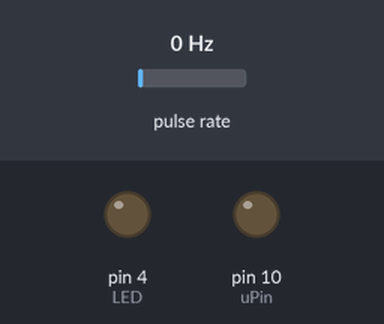
The sketch below on a simulated Arduino Uno, built with avr-gcc and run on an emulated ATmega328P. On the bench: output pins drawn as LEDs (lit = HIGH). Wiring (inferred from the names in the program): pulse sensor: data pin 2. Dashed ring = blinking. The inputs (shaded band) are chosen by the test bench; at power-on: pulse rate 0 Hz.

Above: at 1.2 s.
1.3 s: pulse rate (sensor on pin 2) set to 4 Hz
At 1.48 s:
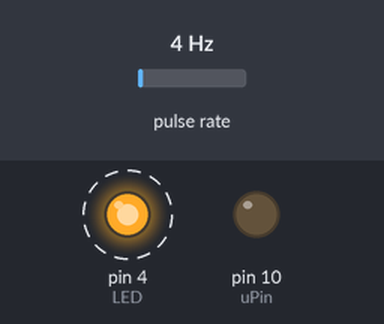
4.3 s: pulse rate (sensor on pin 2) set to 50 Hz
At 5.3 s:
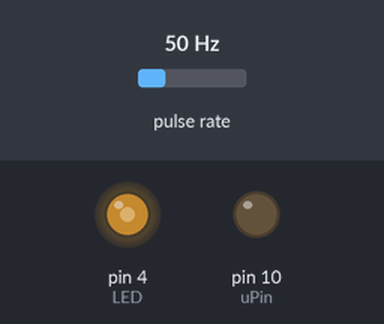
6.3 s: pulse rate (sensor on pin 2) set to 2 Hz
At 6.67 s:
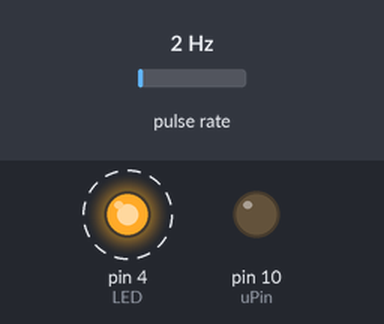
Timing chart, 0 to 13.3 s (numbered marks = the images above; inputs shaded):
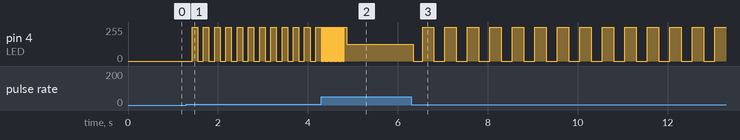

The sketch:

Controlador_de_velocidad_de_motor.ino
```cpp
#include "Controladores.h"

// Constantes del programa ******************************
float const SpeedConversionEncoder = 45;    // Factor de convercion de frecuencia a RPS para el encoder
int const uPin = 10;                        // Pin de salida del motor
int const LED = 4;                          // Pin del LED
int const EncoderPin = 2;                   // Pin de entrada para el encoder

// Constantes de control P discreto
const float P_Kp = 70;
const unsigned long P_T = 300; //Tiempo de ejecución, Tiempo de muestreo*** Milisegundos
const float TP = P_T / 1000;

// Constantes de PI discreto **********
const float PI_Kp = 30;
const float PI_Ki = 50;
const unsigned long PI_T = 300; //Tiempo de ejecución, Tiempo de muestreo*** Milisegundos
const float TPI = PI_T / 1000;

// Constantes de PID discreto **********
const float PID_Kp = 30;
const float PID_Ki = 50;
const float PID_Kd = 0.01;
const unsigned long PID_T = 300; //Tiempo de ejecución, Tiempo de muestreo*** Milisegundos
const float TPID = PID_T / 1000;

// Variables de uso general ****************
volatile int Count = 0;
float SpeedEncoder;
float SetPoint = 0;
byte BufferSerialData[4];
unsigned char *SpeedEncoderData = (unsigned char *)&SpeedEncoder;
int Control = 0;

// Variables de control de ejecución
unsigned long CurrentTime = 0;
unsigned long Read_EncoderTime = 0;
unsigned long Control_Time = 0;
unsigned long SerialConsole = 0;
unsigned long Control_Time_Set = 0;

// Crea controladores Proporcional, Proporcional Integral y PID ******************
Controladores ControlProporcional, ControlPI, ControlPID;

// Funcion de union para la conversión de array de 4 bytes a float32
union u_tag {
  byte b[4];
  float fval;
} u;

void setup() {
  // put your setup code here, to run once:
  Serial.begin(115200);
  // Configuración de entradas y salidas
  pinMode(uPin, OUTPUT);
  pinMode(LED, OUTPUT);
  pinMode(EncoderPin, INPUT);
  digitalWrite(uPin, LOW);
  digitalWrite(LED, LOW);

  noInterrupts(); // disable all interrupts

  // Initialize Timer2
  // fast PWM mode with top=0xff
  // OC2B output, non inverted PWM
  // Freq_PWM = Fosc / (prescale * TOP)
  // Freq_PWM = 16Mhz / (1*256) = 62.5 KHz

  TCCR2A = B10000011; //COM1A1:COM1A0 = b00 | COM1B1:COM1B0 = b10 (PWM clear on Match, "Normal mode") | WGM21:WGM20 = b11
  TCCR2B = B00000010; //FOC2A,FOC2B unused on this mode; WGM22 = b0 ; CS12:CS11:CS10 = b001 (Prescaler = 1);
  // WGM22:WGM21:WGM20 = b011 (Fast PWM 8bit mode, TOP = 0xff)

  // ClearTimer, Clear match register
  TCNT2 = 0x00;
  OCR2A = 0x00;

  // Establece las constantes de los controladores para el control del motor
  ControlProporcional.Constants(P_Kp, 0, 0, TP);
  ControlPI.Constants(PI_Kp, PI_Ki, 0, TPI);
  ControlPID.Constants(PID_Kp, PID_Ki, PID_Kd, TPID);
  Control_Time_Set = PI_T;
  attachInterrupt(digitalPinToInterrupt(EncoderPin), Encoder, CHANGE);
  interrupts(); // enable all interrupts
}

void SetSetPoint()
{
  while (Serial.available() < 4) {
    continue;
  }
  for (int i = 3; i >= 0; i--)
  {
    BufferSerialData[i] = (byte)Serial.read();
  }
  u.b[3] = BufferSerialData[3];
  u.b[2] = BufferSerialData[2];
  u.b[1] = BufferSerialData[1];
  u.b[0] = BufferSerialData[0];
  SetPoint = u.fval;
  Serial.write('S');
}
void ReadData()
{
  for (int i = 3; i >= 0; i--)
    Serial.write(SpeedEncoderData[i]);
}

void Motor(int Control)
{
  OCR2A = (byte)(Control);
}
void SerialHandler()
{
  char data;
  if (Serial.available() > 0)
  {
    data = Serial.read();
    switch (data)
    {
      case 'S':
        SetSetPoint();
        break;
      case 'R':
        ReadData();
        break;
      case 'P':
        Control_Time_Set =  P_T;
        Control = 1;
        break;
      case 'I':
        Control_Time_Set =  PI_T;
        Control = 0;
        break;
      case 'D':
        Control_Time_Set =  PID_T;
        Control = 2;
        break;
    }
  }
}

void Encoder()
{
  Count ++;
  digitalWrite(LED, digitalRead(2));
}
void Read_Encoder()
{
  SpeedEncoder = (float)(Count / SpeedConversionEncoder);
  Count = 0;
}
void loop() {
  // put your main code here, to run repeatedly:
  CurrentTime = millis();

  // Envio y recepción de datos a consola serial *************************
  if ((CurrentTime - SerialConsole) >= 20)
  {
    SerialHandler();
    SerialConsole = CurrentTime;
  }
  // Lectura del encoder ******************
  if ((CurrentTime - Read_EncoderTime) >= 300)
  {
    Read_Encoder();
    Read_EncoderTime = CurrentTime;
  }

  // Control de motor ******************
  if ((CurrentTime - Control_Time) >= Control_Time_Set)
  {
    if (Control == 0)
    {
      Motor(ControlPI.Get_PI(SetPoint, SpeedEncoder));
    } else if (Control == 1)
    {
      Motor(ControlProporcional.Get_P(SetPoint, SpeedEncoder));
    } else if (Control == 2)
    {
      Motor(ControlPID.Get_P(SetPoint, SpeedEncoder));
    }
    Control_Time = CurrentTime;
  }
}
```

Controladores.cpp
```cpp
#include <Arduino.h>
#include "Controladores.h"

// Metodos privados
int Controladores::Limites_fisicos(float Control)
{
  if (Control > L_max)
  {
    return L_max;
  }
  else if (Control < L_min)
  {
    return L_min;
  }
  else
  {
    return (int)(Control);
  }
}
float Controladores::AjusteSobreAcumulacionIntegral(float I)
{
  if ((I <= SAIMAX)&&(I >= SAIMIN))
  {
    return I;
  } else
  {
    if (I > SAIMAX)
    {
      return SAIMAX;
    }
    else if (I < SAIMIN)
    {
      return SAIMIN;
    }
  }
}

// Metodos publicos
void Controladores::Constants(float Cp, float Ci, float Cd,float Time)
{
  Kp = Cp;
  Ki = Ci;
  Kd = Cd;
  T = Time;
}
// Algoritmo Proporcional ***********************************
int Controladores::Get_P(float Consigna, float FeedBack)
{
  // Calculo del error **********************
  error = Consigna - FeedBack;

  // Calculo del control proporcional **********
  float P = error * Kp;

  // Evita que se sobrepase los límites físicos de los actuadores ******
  Ultimo_control = Limites_fisicos(P);
  return (int)Ultimo_control;
}
// Algoritmo PI ***********************************
int Controladores::Get_PI(float Consigna, float FeedBack)
{
  // Calculo del error **********************
  error = Consigna - FeedBack;

  // Calculo del control proporcional **********
  float P = error * Kp;

  // Calculo del control integral **********
  float I = T * (Kp / Ki) * error + Ultimo_control;
  I = AjusteSobreAcumulacionIntegral(I);

  //PID ***************
  float u_PI = P + I;

  // Evita que se sobrepase los límites físicos de los actuadores ******
  Ultimo_control = Limites_fisicos(u_PI);
  return (int)Ultimo_control;
}
// Algoritmo PID ***********************************
int Controladores::Get_PID(float Consigna, float FeedBack)
{
  // Calculo del error **********************
  error_pasado = error;
  error = Consigna - FeedBack;

  // Calculo del control proporcional **********
  float P = error * Kp;

  // Calculo del control integral **********
  float I = T * (Kp / Ki) * error + Ultimo_control;
  I = AjusteSobreAcumulacionIntegral(I);

  // Calculo del control derivativo **********
  float D = Kd * (Kp / T) * (error_pasado - error);

  //PID ***************
  float PID = P + I + D;


  // Evita que se sobrepase los límites físicos de los actuadores ******
  Ultimo_control = Limites_fisicos(PID);
  return (int)Ultimo_control;
}
```

Controladores.h
```cpp
// Limite sobrecarga de acción integral ****
const int SAIMAX = 200; //Maximo
const int SAIMIN = 0; //Minimo
// Límites físicos *********************
const int L_max = 200;  //Máx PWM
const int L_min = 0; //Min PWM


class Controladores
{ private:

    float Kp;
    float Ki;
    float Kd;
    float T;

    // Variables PI **********************
    float error;
    float error_pasado;
    float Ultimo_control;

    // Evita que la accion de control se salga de los valores físicos que acepta el actuador *****
    int Limites_fisicos(float Control);

    // Verifica que no se acumule demasiada accion integral **********
    float AjusteSobreAcumulacionIntegral(float I);

  public:
    // Constructor de la clase
    Controladores() {
      Kp = 1;
      Ki = 1;
      Kd = 0;
      T = 1;
      error = 0;
      Ultimo_control = 0;
    }
    // Funcion de ajuste de constantes del controlador
    void Constants(float Cp, float Ci, float Cd, float Time); // Configura nuevas constantes para el controlador

    // Algoritmo Proporcional ***********************************
    int Get_P(float Consigna, float FeedBack);              // Calcula el P en base al SetPoint y el Feedback
    // Algoritmo PI ***********************************
    int Get_PI(float Consigna, float FeedBack);              // Calcula el PI en base al SetPoint y el Feedback
    // Algoritmo PID ***********************************
    int Get_PID(float Consigna, float FeedBack);
};
```

Measured:
- after the input at 1.3 s, pin 4 (LED): alternates 255/255 for 0.12 s and 0/255 for 0.13 s, starting after 0.13 s
- after the input at 6.3 s, pin 4 (LED): alternates 255/255 for 0.25 s and 0/255 for 0.25 s, starting at once
